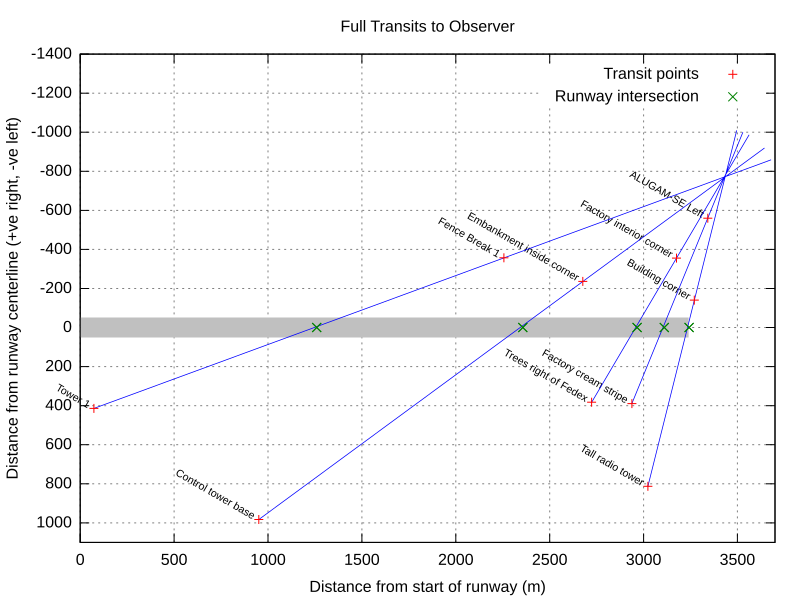

Here is the gnuplot script that generated this plot:
# set logscale x
set grid
set title "Full Transits to Observer"
set xlabel "Distance from start of runway (m)"
#set xtics 2100,100,2400
set xtics 500
#set xtics autofreq
set xrange [0:3700]
# set xrange [2250:3700]
#set format x ""

# set logscale y
set ylabel "Distance from runway centerline (+ve right, -ve left)"
set yrange [-1400:1100] reverse
# set yrange [400:-800] reverse
#set yrange [:10]
set ytics 200
#set ytics autofreq
# set ytics 8,35,3
# set logscale y2
# set y2label "Bytes"
# set y2range [1:1e9]
# set y2tics

set pointsize 2
set datafile separator whitespace#"	"
set datafile missing "NaN"

# set key off

set terminal svg size 800,600

set arrow from 0,0 to 3240,0 nohead lw 20 lc rgb "#C0C0C0"
set arrow from 73,414 to 3679,-859 nohead lw 0.75 lc rgb "#0000FF"
set label "Tower 1" at 22.8,413.7 right font ",8" rotate by -30
set label "Fence Break 1" at 2206.5,-357.1 right font ",8" rotate by -30
set arrow from 951,983 to 3644,-919 nohead lw 0.75 lc rgb "#0000FF"
set label "Control tower base" at 900.9,982.6 right font ",8" rotate by -30
set label "Embankment inside corner" at 2626.7,-236.3 right font ",8" rotate by -30
set arrow from 2724,382 to 3562,-987 nohead lw 0.75 lc rgb "#0000FF"
set label "Trees right of Fedex" at 2673.6,382.3 right font ",8" rotate by -30
set label "Factory interior corner" at 3125.4,-355.7 right font ",8" rotate by -30
set arrow from 2938,389 to 3529,-1000 nohead lw 0.75 lc rgb "#0000FF"
set label "Factory cream stripe" at 2888.0,389.5 right font ",8" rotate by -30
set label "ALUGAM-SE Left" at 3292.0,-559.9 right font ",8" rotate by -30
set arrow from 3023,813 to 3496,-1009 nohead lw 0.75 lc rgb "#0000FF"
set label "Tall radio tower" at 2973.3,812.6 right font ",8" rotate by -30
set label "Building corner" at 3220.4,-140.3 right font ",8" rotate by -30

set output "full_transits.svg"

plot "full_transits.dat" using 2:3 title "Transit points" ps 1.0, \
    "full_transits.dat" using 4:5 title "Runway intersection" ps 1.0
reset
